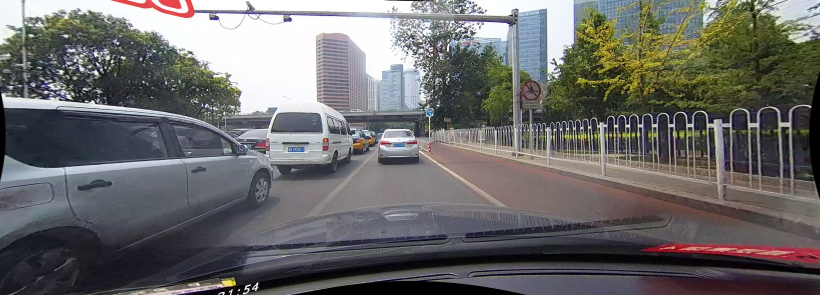
#> input picture photo/02610.jpg, 1640 x 590 px, found by its file name (shown at 1/2 size)
$ python lane_line_detector.py --input_path ../photo/00030.jpg
#> lines starting #> are read from the running program, lines starting #| are printed output that depends on the picture; after the words box and inside, x2 and y2 are one past the last pixel; in counts of white or black regions, pixels touching at a corner belong together; long printed decimals are rounded
#!/usr/bin/python
# -*- encoding: utf-8 -*-

# Built-in modules
import argparse

# Third-party modules
import cv2
import numpy as np


class LaneDetection:
    """车道线检测"""

    def __init__(
            self,
            ksize=(5, 5),
            sigma=(0, 0),
            threshold1=100,
            threshold2=200,
            aperture_size=3,
            direction_point=None,
            rho=1,
            theta=np.pi / 180,
            threshold=50,
            min_line_len=200,
            max_line_gap=400,
            x1L=None,
            x2L=None,
            x1R=None,
            x2R=None,
    ):
#> in detect_lane_lines, img is the input picture: shape (590, 1640, 3); mean B, G, R 105.6, 106.2, 107.4
        self.ksize = ksize
        self.sigma = sigma
        self.threshold1 = threshold1
        self.threshold2 = threshold2
        self.aperture_size = aperture_size
        self.direction_point = direction_point
        self.rho = rho
        self.theta = theta
        self.threshold = threshold
        self.min_line_len = min_line_len
        self.max_line_gap = max_line_gap
        self.x1L = x1L
        self.x2L = x2L
        self.x1R = x1R
        self.x2R = x2R

    def __call__(self, img):
        gauss = self._image_preprocess(img)
        edge = self._edge_canny(gauss)
        roi = self._roi_trapezoid(edge)
        lines = self._Hough_line_fitting(roi)
        p_list = self._lane_line_fitting(img, lines)
        return p_list

    def _image_preprocess(self, img):
        gray = cv2.cvtColor(img, cv2.COLOR_BGR2GRAY)
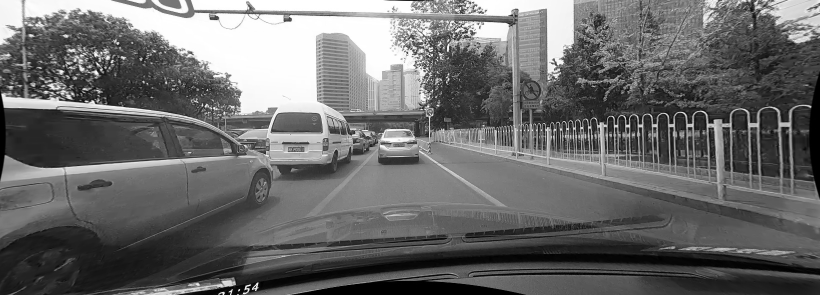
#> gray: shape (590, 1640) (shown at 1/2 size); min 0, max 255, mean 106.5
        gauss = cv2.GaussianBlur(gray, self.ksize, self.sigma[0], self.sigma[1])
        return gauss

    def _edge_canny(self, img):
        edge = cv2.Canny(img, self.threshold1, self.threshold2, self.aperture_size)
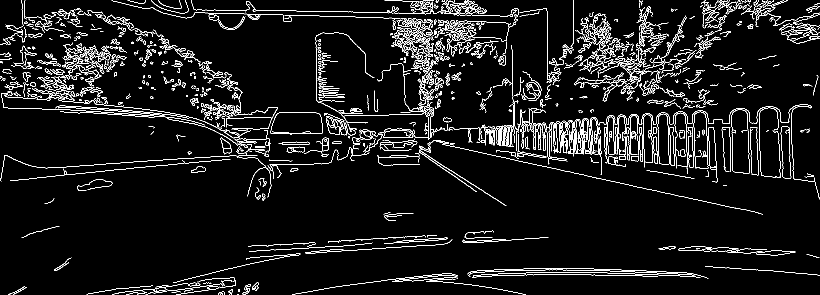
#> edge: shape (590, 1640) (shown at 1/2 size); 6.2% white in thin lines or dots
        return edge

    def _roi_trapezoid(self, img):
        h, w = img.shape[:2]
#> h = 590; w = 1640
        top_of_interest = int(h * 0.2)  # 只考虑图像的上五分之四部分
#> top_of_interest = 118

        if self.direction_point is None:
            left_top = [w // 2, top_of_interest]
#> left_top = [820, 118]
            right_top = [w // 2, top_of_interest]
#> right_top = [820, 118]
        else:
            left_top = self.direction_point
            right_top = self.direction_point

        left_down = [int(w * 0.1), h]
#> left_down = [164, 590]
        right_down = [int(w * 0.9), h]
#> right_down = [1476, 590]
        self.roi_points = np.array([left_down, left_top, right_top, right_down])

        mask = np.zeros((h, w), dtype=np.uint8)
        cv2.fillConvexPoly(mask, self.roi_points, 255)
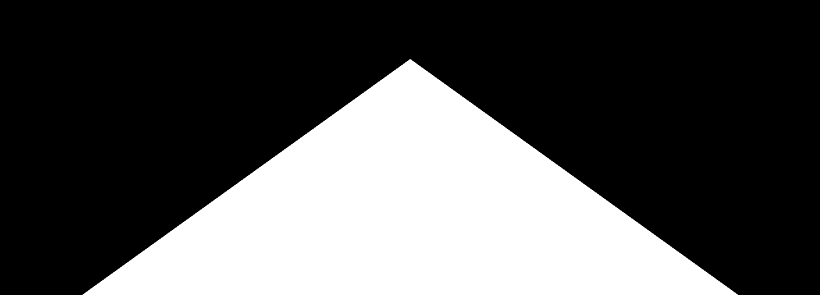
#> mask: shape (590, 1640) (shown at 1/2 size); 32% white; 1 white region, box (x1, y1, x2, y2) and area: (165, 118, 1476, 590) 309816
        roi = cv2.bitwise_and(img, mask)
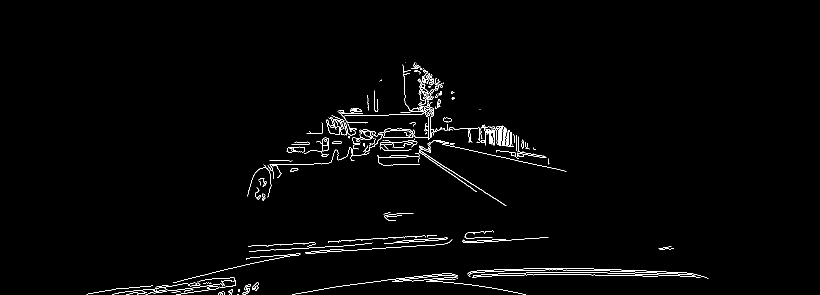
#> roi: shape (590, 1640) (shown at 1/2 size); 1.4% white in thin lines or dots, all inside (x1, y1, x2, y2) = (173, 124, 1417, 590)
        return roi

    def _Hough_line_fitting(self, img):
        lines = cv2.HoughLinesP(
            img, self.rho, self.theta, self.threshold, np.array([]),
            minLineLength=self.min_line_len, maxLineGap=self.max_line_gap
        )
#> lines = 70 rows, first 6: [227, 578, 1292, 541], [280, 573, 1242, 539], [500, 515, 930, 485], [215, 580, 1314, 542], [204, 582, 1332, 543], [193, 584, 1354, 544]
        if lines is None:
            print("Warning: No lines detected by HoughLinesP.")
            return []  # 返回空列表，避免后续迭代报错
        return lines

    def _lane_line_fitting(self, img, lines):
        if lines is None or len(lines) == 0:
            print("Warning: No lines to fit.")
            return [None, None, None, None]  # 返回空列表，避免后续处理报错

        right_x = []
        right_y = []
        left_x = []
        left_y = []

        try:
            for line in lines:
                for x1, y1, x2, y2 in line:
                    # 避免除零错误
                    if x2 == x1:
                        continue

                    slope = ((y2 - y1) / (x2 - x1))
                    if slope <= -0.2:
                        left_x.extend((x1, x2))
                        left_y.extend((y1, y2))
                    elif slope >= 0.2:
                        right_x.extend((x1, x2))
                        right_y.extend((y1, y2))
#> this loop made 70 passes
#> line on passes 1 to 12: [[227, 578, 1292, 541]], [[280, 573, 1242, 539]], [[500, 515, 930, 485]], [[215, 580, 1314, 542]], [[204, 582, 1332, 543]], [[193, 584, 1354, 544]], [[663, 231, 867, 228]], [[884, 547, 1177, 537]], [[181, 586, 1373, 545]], [[499, 503, 930, 473]], [[652, 239, 1128, 341]], [[243, 576, 1267, 540]]
#> after the loop, left_x = [292, 736, 283, 998, 447, 871, 802, 810]; left_y = [572, 478, 580, 402, 583, 159, 562, 125]; right_x = [652, 1128, 710, 1217, 712, 1219, 716, 1192, 714, 1190, 828, 1335]; right_y = [239, 341, 217, 546, 217, 546, 217, 550, 217, 550, 129, 497]
        except Exception as e:
            print(f"Error in line processing: {e}")

        left_fit = None
        right_fit = None

        # 处理左车道线
        if left_x and left_y:
            try:
                left_fit = np.polyfit(left_x, left_y, 1)
#> left_fit = [-0.436, 718.5]
            except Exception as e:
                print(f"Error fitting left lane line: {e}")
                left_fit = None

        # 处理右车道线
        if right_x and right_y:
            try:
                right_fit = np.polyfit(right_x, right_y, 1)
#> right_fit = [0.578, -203.4]
            except Exception as e:
                print(f"Error fitting right lane line: {e}")
                right_fit = None

        # 创建结果列表
        k_left = left_fit[0] if left_fit is not None else None
#> k_left = -0.436
        b_left = left_fit[1] if left_fit is not None else None
#> b_left = 718.5
        k_right = right_fit[0] if right_fit is not None else None
#> k_right = 0.578
        b_right = right_fit[1] if right_fit is not None else None
#> b_right = -203.4

        return [k_left, b_left, k_right, b_right]


def parse_args():
    parser = argparse.ArgumentParser(description="Lane Detection V1.0")
    parser.add_argument("-i", "--input_path", type=str, default="./assets/1.jpg", help="Input path of image.")
    parser.add_argument("-o", "--output_path", type=str, default="./assets/1_out.jpg", help="Output path of image.")
    return parser.parse_args()


def detect_lane_lines(input_path="./00030.jpg"):
    try:
        args = parse_args()  # 输入输出的路径

        lanedetection = LaneDetection()

        # jpg图片检测
        if input_path.endswith('.jpg'):
            img = cv2.imread(input_path, 1)
            if img is None:
                print(f"Error: Unable to read image at {input_path}")
                return [None, None, None, None]

            p_list = lanedetection(img)
#> in __call__, `p_list = self._lane_line_fitting(img, lines)`: p_list = [-0.436, 718.5, 0.578, -203.4]
#> p_list = [-0.436, 718.5, 0.578, -203.4]
            if p_list:
                print(f"Left lane line equation: y = {p_list[0]}x + {p_list[1]}")
#| Left lane line equation: y = -0.4364653890291751x + 718.455
                print(f"Right lane line equation: y = {p_list[2]}x + {p_list[3]}")
#| Right lane line equation: y = 0.5775040435939497x + -203.380
            else:
                print("Failed to detect lane lines.")
                p_list = [None, None, None, None]
            return p_list

        # mp4视频检测
        elif input_path.endswith('.mp4'):
            video_capture = cv2.VideoCapture(input_path)
            if not video_capture.isOpened():
                print('Open is false!')
                return [None, None, None, None]

            fps = int(video_capture.get(cv2.CAP_PROP_FPS))
            size = (int(video_capture.get(cv2.CAP_PROP_FRAME_WIDTH)), int(video_capture.get(cv2.CAP_PROP_FRAME_HEIGHT)))
            print("fps: {} \nsize: {}".format(fps, size))

            total = int(video_capture.get(cv2.CAP_PROP_FRAME_COUNT))
            print("[INFO] {} total frames in video".format(total))

            frameToStart = 0
            video_capture.set(cv2.CAP_PROP_POS_FRAMES, frameToStart)

            p_list = [None, None, None, None]
            try:
                while True:
                    ret, frame = video_capture.read()
                    if not ret:
                        break
                    try:
                        p_list = lanedetection(frame)
                    except Exception as e:
                        print(f"Error processing frame: {e}")
                        continue

                    if cv2.waitKey(100) & 0xFF == ord('q'):
                        break
            except Exception as e:
                print(f"Error in video loop: {e}")
            finally:
                video_capture.release()
                cv2.destroyAllWindows()

            if p_list[0] is not None and p_list[1] is not None:
                print(f"Left lane line equation: y = {p_list[0]}x + {p_list[1]}")
            if p_list[2] is not None and p_list[3] is not None:
                print(f"Right lane line equation: y = {p_list[2]}x + {p_list[3]}")

            return p_list

        else:
            print(f"Unsupported file format: {input_path}")
            return [None, None, None, None]

    except Exception as e:
        print(f"Error in detect_lane_lines: {e}")
        return [None, None, None, None]

    cv2.waitKey(0)


if __name__ == "__main__":
    try:
        p_list = detect_lane_lines(input_path="02610.jpg")
#> p_list = [-0.436, 718.5, 0.578, -203.4]

        print(p_list)
#| [-0.4365, 718.455, 0.5775, -203.380]
    except Exception as e:
        print(f"Error in main: {e}")
